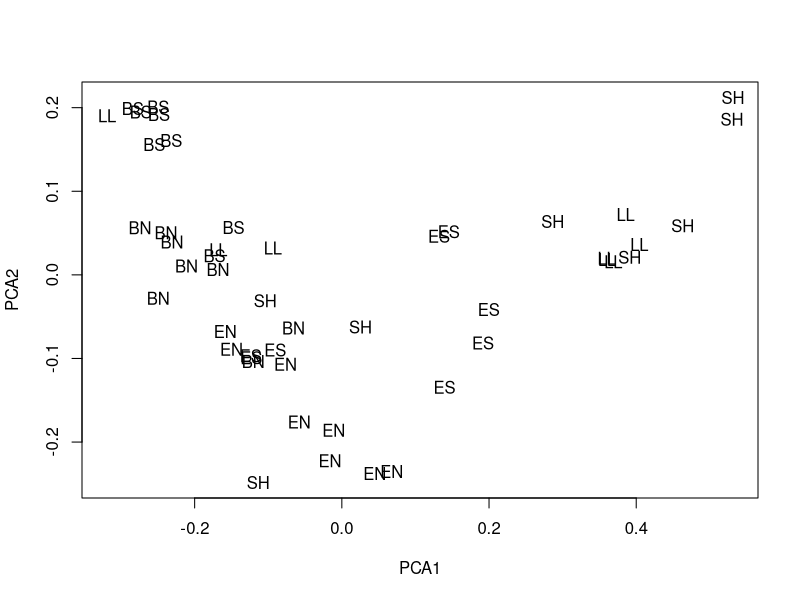
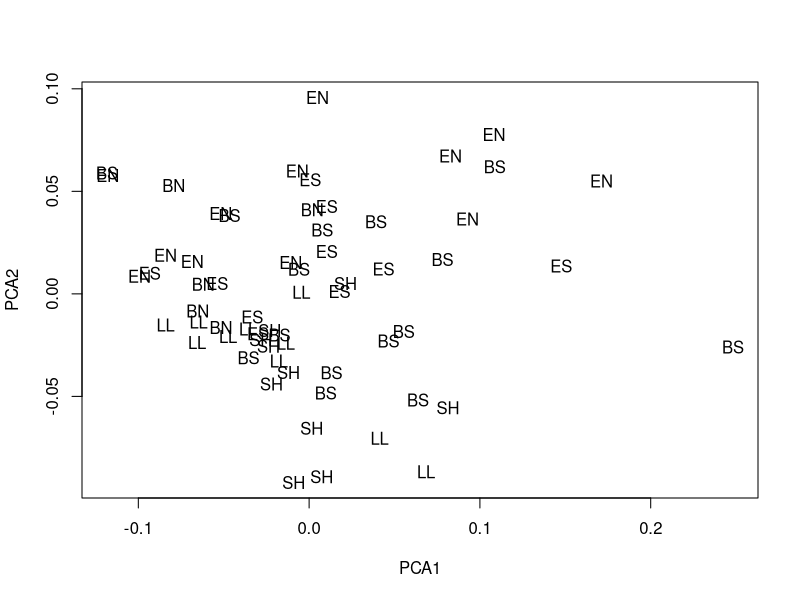
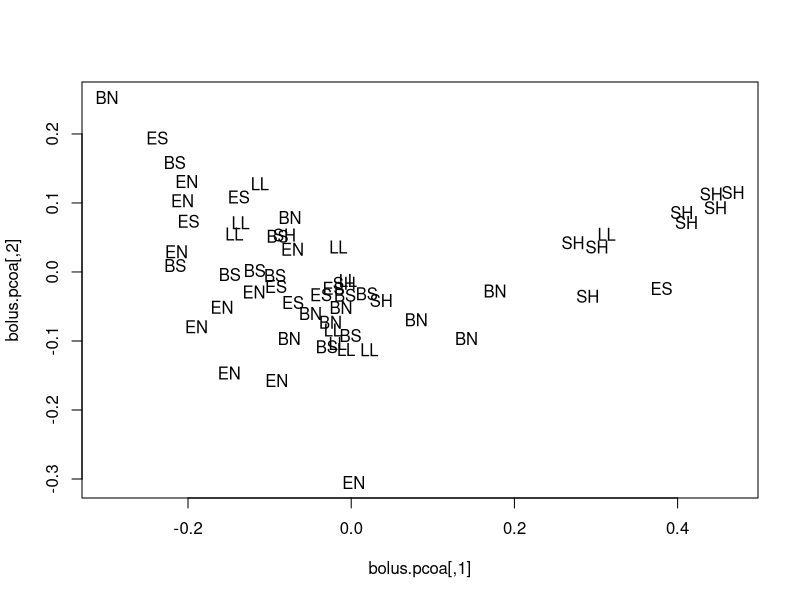
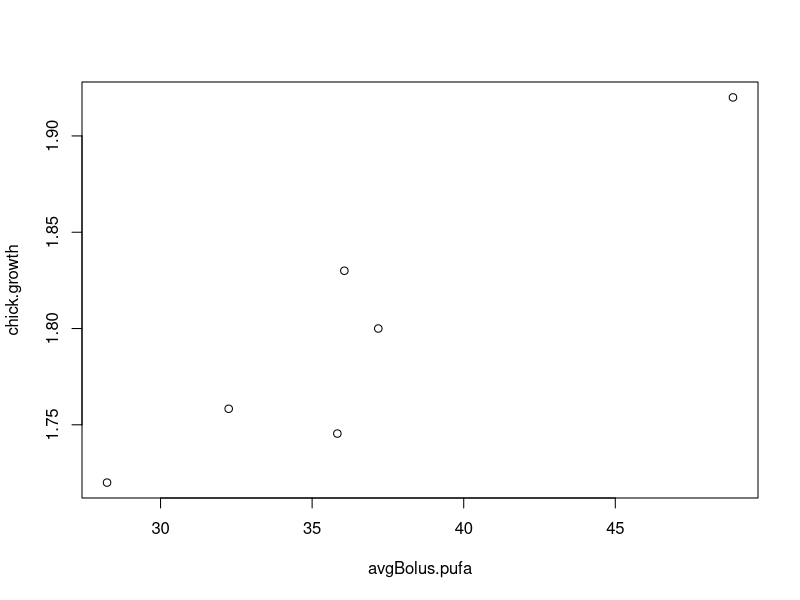
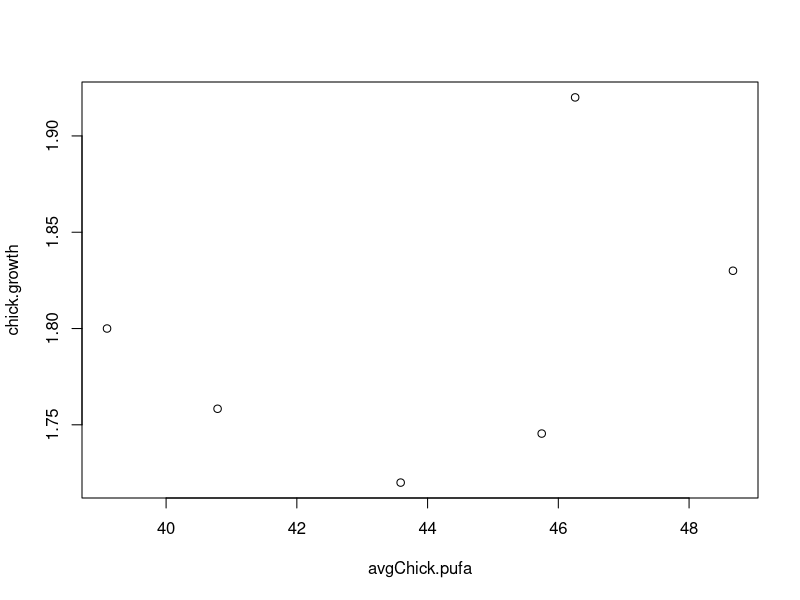
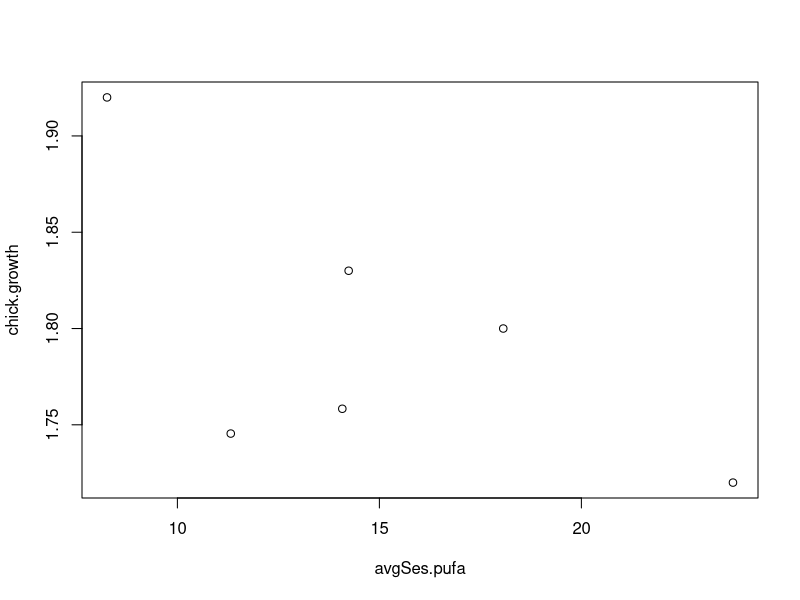
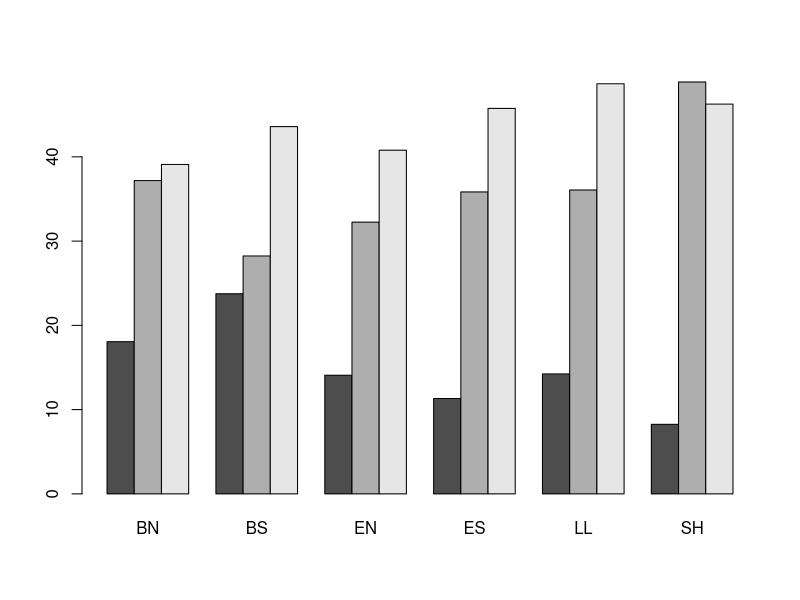
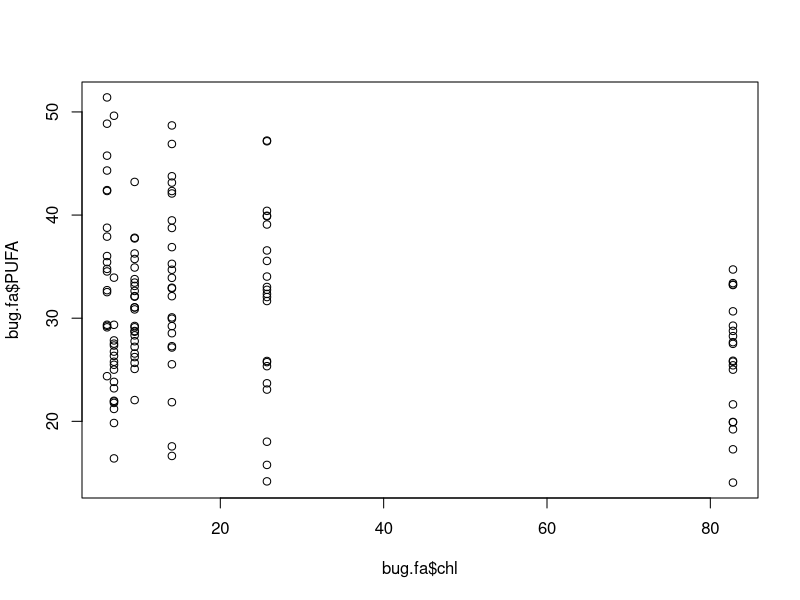

Write the R code that produced these figures, in order.
#This script looks at the differences in tree swallow chick fatty acids across sites and makes comparisons to bolus fatty acids, bug FAs, and seston FAs - script looks at seasonal trends in PUFAs in the seston, in the bugs and in birds.  Also does NMDS to see if bugs, primary production, and birds all have similar FA profiles
#PTK 24 May 2014

library(vegan)

#load all fatty acid data
#load TS chick FA data
setwd('~/bugEmergenceProject')
chick.fa<-read.csv('tsFAs.csv')

#load bolus FAs
bolus.fa<-read.csv('bolusFAs.csv')

#load bug FAs
bug.fa<-read.csv('bugFAs_ug_mg.csv')

#load seston FAs
ses.fa<-read.csv('SES63_FAs.csv')

#load chick growth data
chickGrowth<-read.csv('chickGrowth_25Nov2013.csv')

#pcoa with seston data
#This looks at how the FA profiles across all sites and time points are different from each other
ses<-ses.fa[,6:52]
ses<-as.matrix(ses)

ses.dist<-vegdist(ses,method='bray')
ses.pcoa<-cmdscale(ses.dist)

plot(ses.pcoa,cex=0,xlab='PCA1',ylab='PCA2')
text(ses.pcoa[,1],ses.pcoa[,2],ses.fa[,2]) #It looks like there is strong grouping by river (ILR v UMR v Em.)

anosim(ses.dist,grouping=ses.fa[,2]) #sig. = 0.001

#Now try this with bird FA data
chickFA<-chick.fa[,as.numeric(c(17:63))]
chickFA<-as.matrix(chickFA)

chick.dist<-vegdist(chickFA,method='bray')
chick.pcoa<-cmdscale(chick.dist)

plot(chick.pcoa,cex=0,xlab='PCA1',ylab='PCA2') #No real grouping by site
text(chick.pcoa[,1],chick.pcoa[,2],chick.fa$Site_Abbrev)

summary(anosim(chick.dist,grouping=chick.fa$Site_Abbrev)) #significance = 0.001

#PCA with bolus data
bolusFA<-as.matrix(bolus.fa[,6:48])

bolus.dist<-vegdist(bolusFA)
bolus.pcoa<-cmdscale(bolus.dist)

plot(bolus.pcoa,cex=0)
text(bolus.pcoa[,1],bolus.pcoa[,2],bolus.fa$Site_Abbrev)

#Compare chick growth to fatty acids in bolus as well as in livers and seston FA concentration
chick.growth<-tapply(chickGrowth$Growth..g.d.,chickGrowth$Site_Abreviation,mean,na.rm=T)[-1] #calculate mean chick growth

avgBolus.pufa<-tapply(bolus.fa$PUFA,bolus.fa$Site_Abbrev,mean,na.rm=T)
plot(avgBolus.pufa,chick.growth)
summary(lm(chick.growth~avgBolus.pufa)) #r2=0.89 p=0.007

avgChick.pufa<-tapply(chick.fa$PUFA,chick.fa$Site_Abbrev,mean,na.rm=T)
plot(avgChick.pufa,chick.growth) #no relationship

avgSes.pufa<-tapply(ses.fa$PUFA,ses.fa$Site_Abbrev,mean,na.rm=T)
plot(avgSes.pufa,chick.growth)
summary(lm(chick.growth~avgSes.pufa)) #r2=0.43 p=0.154 slope = -0.0088

#Story so far -> chick growth influenced strongly by PUFA availability, but PUFA availability in aquatic primary production or seston does not seem to be a driver of that availability in forgaing.  PUFAs in the diet moreso a function of the taxonomic composition of the prey, and the availaility of "high PUFA" taxa compared to lower PUFA taxa (i.e. mainly brachyceran diptera) - therefore fatty acid characteristics of a subsidy appear to be vitally important for tree swallow nestling growth.

#makes bar graphs of average PUFA, EPA, DHA, ALA, ARA, and LIN for seston, boli, and birds
pufa.table<-data.frame(avgSes.pufa,avgBolus.pufa,avgChick.pufa)
pufa.table<-t(pufa.table)

barplot(pufa.table,beside=T) #This should probably be in %total fatty acids

#load water quality data to compare primary production to FA availability in chicks/bolus/bugs, but with bugs do multiple regression with taxa and time as variables
#load water quality data
wq<-read.csv('SPPPWQ.csv')
wq$Date<-sub('/14','/10',wq$Date)

chl<-c() #add water chemistry data to bug.fa dat to look at influence of limnological conditions on fatty acids
tpk<-c()
tnk<-c()
tss<-c()
vss<-c()
for(i in 1:nrow(bug.fa)){
	samplei=bug.fa[i,]
	wqi=wq[wq$Site_Abrreviation==samplei$Site_Abbrev,]
	wqi=wqi[!is.na(wqi$tpk),]
	x=wqi[which(min(abs(as.Date(samplei$Collection_date,'%m/%d/%y')-as.Date(wqi$Date,'%m/%d/%y')))==abs(as.Date(samplei$Collection_date,'%m/%d/%y')-as.Date(wqi$Date,'%m/%d/%y'))),]
	chl[i]=wqi$chlorophyll
	tpk[i]=wqi$tpk
	tnk[i]=wqi$tnk
	tss[i]=wqi$tss
	vss[i]=wqi$vss
}
bug.fa$chl=chl
bug.fa$TP=tpk
bug.fa$TN=tnk
bug.fa$tss=tss
bug.fa$vss=vss

plot(bug.fa$chl,bug.fa$PUFA)
summary(lm(bug.fa$PUFA~bug.fa$chl)) #r2=0.06 p=0.003 slope=-0.08
summary(lm(bug.fa$PUFA~bug.fa$chl+as.factor(bug.fa$Family))) #r2=0.39 p=0.0000007


